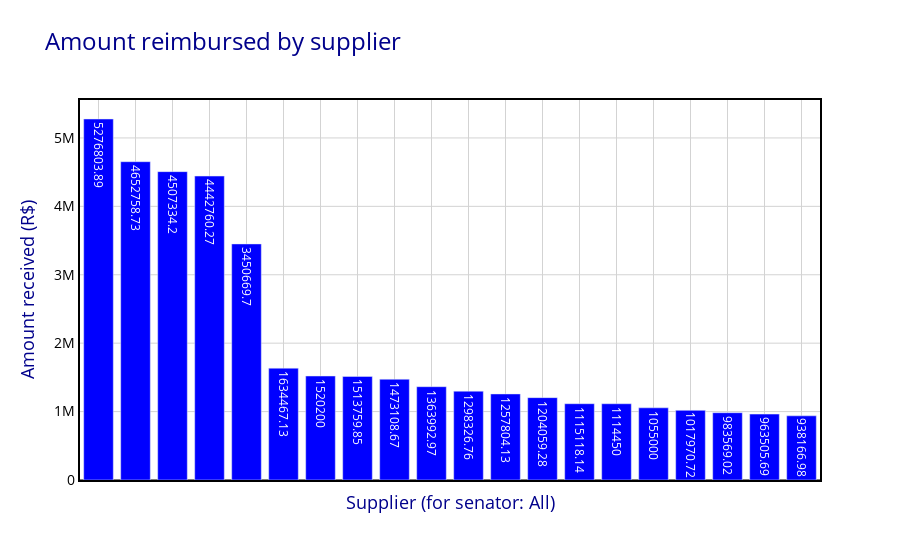

The code cell stored with this chart in its notebook:
### Code cell
# Plot the data
trace = go.Bar(
    x=amount_by_supplier["FORNECEDOR"][:20],
    y=amount_by_supplier["VALOR_REEMBOLSADO"][:20],
    marker=dict(color="blue"),
    text=amount_by_supplier["VALOR_REEMBOLSADO"][:20],
    textposition="auto",
)

# Set chart layout
layout = go.Layout(
    title="Amount reimbursed by supplier",
    titlefont=dict(size=24, color="darkblue"),
    xaxis=dict(
        xaxis_layout,
        showticklabels=False,  # Turn off X axis values
    ),
    yaxis=yaxis_layout,
    hovermode="closest",
    plot_bgcolor="white",
)

py.iplot({"data": [trace], "layout": layout})

### Figure 1 — Plotly figure (JSON) as saved in the notebook; plotly's stock layout.template omitted (floating-point values rounded to 4 significant figures)
{"data": [{"marker": {"color": "blue"}, "text": [5277000.0, 4653000.0, 4507000.0, 4443000.0, 3451000.0, 1634000.0, 1520200, 1514000.0, 1473000.0, 1364000.0, 1298000.0, 1258000.0, 1204000.0, 1115000.0, 1114450, 1055000, 1018000.0, 983600.0, 963500.0, 938200.0], "textposition": "auto", "type": "bar", "x": ["LATAM", "GOL", "TAM", "PROPAGTUR - Propag Turismo Ltda", "ADRIA VIAGENS E TURISMO LTDA", "Citel Service", "Jefferson L R Coronel - Me", "ADRIA VIAGENS E TURISMO", "Adria Viagens e Turismo Ltda", "AVIANCA", "TAM LINHAS AÉREAS", "Tam Linhas Aéreas", "Adria Viagens e Turismo LTDA", "Adria Viagens e Turismo LTDA ME", "FAAV CONSULTORIA ECONOMICA E EMPRESARIAL LTDA", "L COELHO SERRA", "LM EMPRESA DE TURISMO LTDA", "TAM Linhas Aéreas", "SUPERPHOTO COMUNICAÇĂO LIMITADA", "AZUL"], "y": [5277000.0, 4653000.0, 4507000.0, 4443000.0, 3451000.0, 1634000.0, 1520200, 1514000.0, 1473000.0, 1364000.0, 1298000.0, 1258000.0, 1204000.0, 1115000.0, 1114450, 1055000, 1018000.0, 983600.0, 963500.0, 938200.0]}], "layout": {"hovermode": "closest", "plot_bgcolor": "white", "title": {"font": {"color": "darkblue", "size": 24}, "text": "Amount reimbursed by supplier"}, "xaxis": {"gridcolor": "lightgrey", "gridwidth": 1, "linecolor": "black", "linewidth": 2, "mirror": true, "showgrid": true, "showline": true, "showticklabels": false, "tickfont": {"color": "black", "size": 14}, "title": {"font": {"color": "darkblue", "size": 18}, "text": "Supplier (for senator: All)"}, "zeroline": true, "zerolinecolor": "grey", "zerolinewidth": 2}, "yaxis": {"gridcolor": "lightgrey", "gridwidth": 1, "linecolor": "black", "linewidth": 2, "mirror": true, "showgrid": true, "showline": true, "tickfont": {"color": "black", "size": 14}, "title": {"font": {"color": "darkblue", "size": 18}, "text": "Amount received (R$)"}, "zeroline": true, "zerolinecolor": "grey", "zerolinewidth": 2}}}
